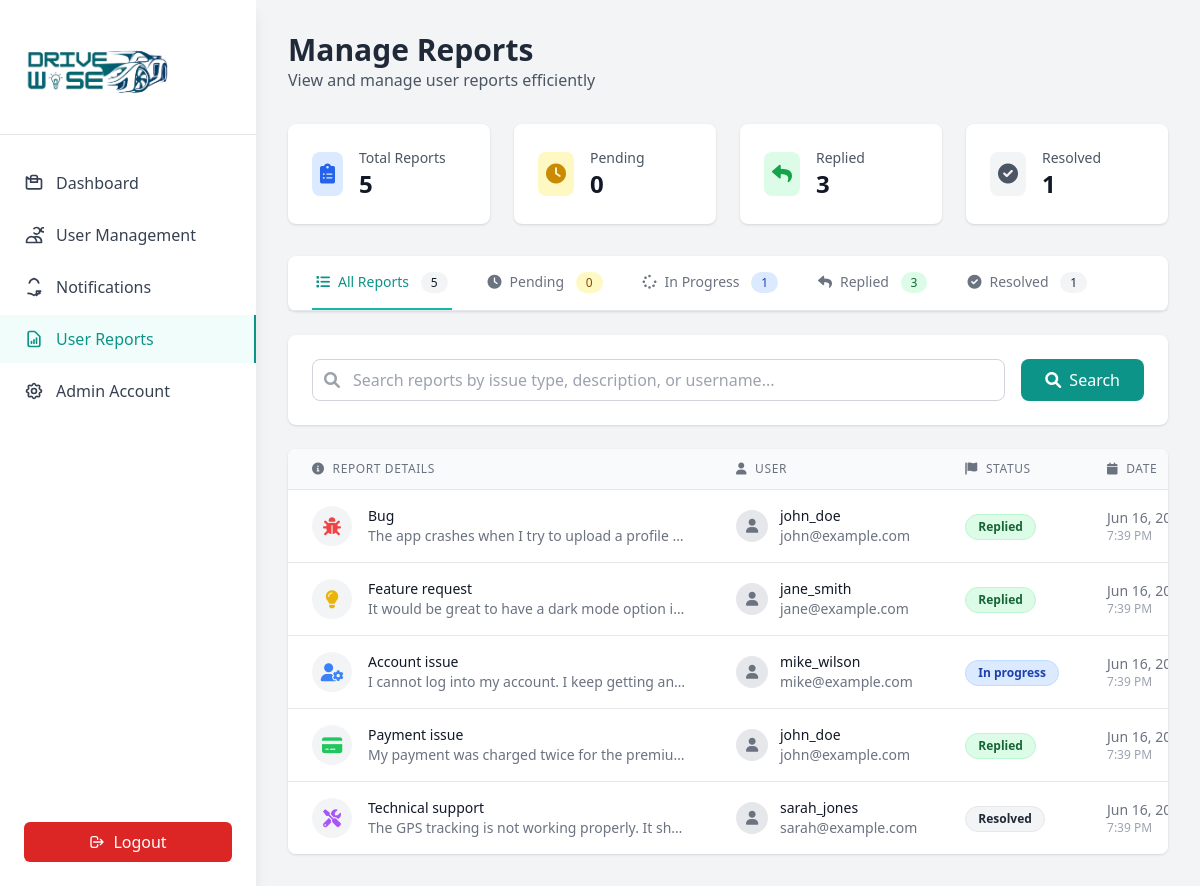
Page /reports.php (signed in) on the earlier database version.
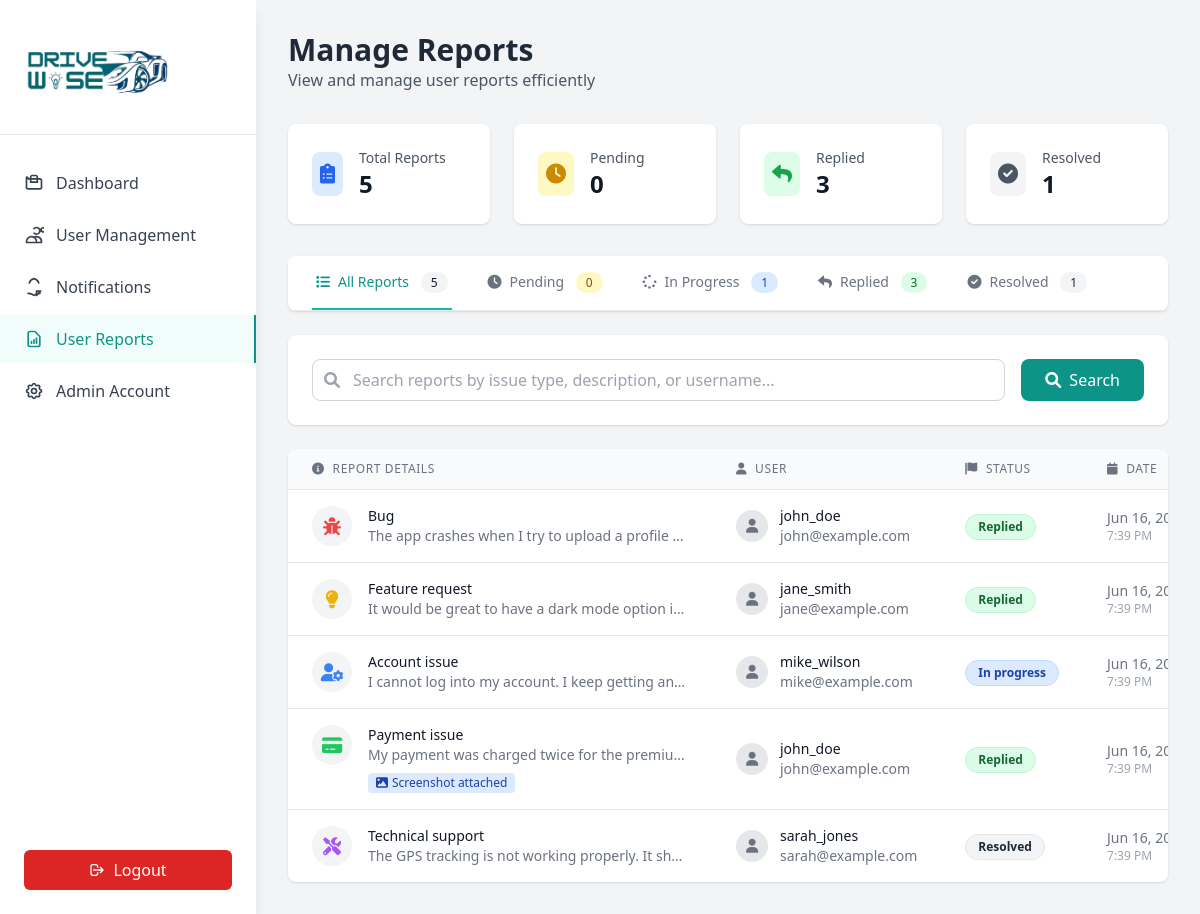
Same page on the later database version.
### tables this page shows
CREATE TABLE `reports` (
  `id` int(11) NOT NULL,
  `user_id` int(11) DEFAULT NULL,
  `issue_type` enum('bug','feature_request','account_issue','payment_issue','technical_support','other') NOT NULL,
  `description` text NOT NULL,
  `screenshot_path` varchar(255) DEFAULT NULL,
  `status` enum('pending','in_progress','replied','resolved') DEFAULT 'pending',
  `created_at` timestamp NOT NULL DEFAULT current_timestamp(),
  `updated_at` timestamp NOT NULL DEFAULT current_timestamp() ON UPDATE current_timestamp(),
  `notification_read` tinyint(1) DEFAULT 0,
  `notification_read_at` timestamp NULL DEFAULT NULL
);

CREATE TABLE `users` (
  `id` int(11) NOT NULL,
  `username` varchar(50) NOT NULL,
  `email` varchar(100) NOT NULL,
  `birthday` date DEFAULT NULL,
  `play_time` int(11) DEFAULT 0,
  `quizzes_passed` int(11) DEFAULT 0,
  `modules_done` int(11) DEFAULT 0,
  `points_earned` int(11) DEFAULT 0,
  `created_at` timestamp NOT NULL DEFAULT current_timestamp(),
  `updated_at` timestamp NOT NULL DEFAULT current_timestamp() ON UPDATE current_timestamp(),
  `notification_read` tinyint(1) DEFAULT 0,
  `notification_read_at` timestamp NULL DEFAULT NULL,
  `total_points` int(11) DEFAULT 0,
  `level` varchar(20) DEFAULT 'beginner'
);

### reports.php (the view, shortened to what the changed rows need)
<?php
require_once 'includes/auth.php';
$sql = "SELECT r.*, u.username, u.email
        FROM reports r
        LEFT JOIN users u ON r.user_id = u.id
        WHERE 1=1";
$params = [];
$sql .= " ORDER BY r.created_at DESC";
$stmt = $pdo->prepare($sql);
$stmt->execute($params);
$reports = $stmt->fetchAll();
?>
<!DOCTYPE html>
<html lang="en">
<head>
    <script src="https://cdn.tailwindcss.com"></script>
    <link href="https://cdnjs.cloudflare.com/ajax/libs/font-awesome/6.0.0/css/all.min.css" rel="stylesheet">
</head>
<body class="bg-gray-100">
    <div class="ml-64 p-8">
        <div class="mb-8">
            <h1 class="text-3xl font-bold text-gray-800">Manage Reports</h1>
        </div>
        <div class="bg-white rounded-lg shadow overflow-hidden">
            <?php if (empty($reports)): ?>
                <div class="p-12 text-center">
                    <div class="w-24 h-24 mx-auto mb-4 bg-gray-100 rounded-full flex items-center justify-center">
                        <i class="fas fa-inbox text-4xl text-gray-400"></i>
                    </div>
                    <h3 class="text-lg font-medium text-gray-900 mb-2">No reports found</h3>
                    <p class="text-gray-500">No reports match your current filters.</p>
                </div>
            <?php else: ?>
                <div class="overflow-x-auto">
                    <table class="min-w-full divide-y divide-gray-200">
                        <thead class="bg-gray-50">
                            <tr>
                                <th class="px-6 py-3 text-left text-xs font-medium text-gray-500 uppercase tracking-wider">
                                    <i class="fas fa-info-circle mr-2"></i>Report Details
                                </th>
                                <th class="px-6 py-3 text-left text-xs font-medium text-gray-500 uppercase tracking-wider">
                                    <i class="fas fa-user mr-2"></i>User
                                </th>
                                <th class="px-6 py-3 text-left text-xs font-medium text-gray-500 uppercase tracking-wider">
                                    <i class="fas fa-flag mr-2"></i>Status
                                </th>
                                <th class="px-6 py-3 text-left text-xs font-medium text-gray-500 uppercase tracking-wider">
                                    <i class="fas fa-calendar mr-2"></i>Date
                                </th>
                            </tr>
                        </thead>
                        <tbody class="bg-white divide-y divide-gray-200">
                            <?php foreach ($reports as $report): ?>
                                <tr class="hover:bg-gray-50 transition-colors">
                                    <td class="px-6 py-4">
                                        <div class="flex items-start">
                                            <div class="flex-shrink-0">
                                                <?php
                                                $iconClass = match($report['issue_type']) {
                                                    'bug' => 'fas fa-bug text-red-500',
                                                    'feature_request' => 'fas fa-lightbulb text-yellow-500',
                                                    'account_issue' => 'fas fa-user-cog text-blue-500',
                                                    'payment_issue' => 'fas fa-credit-card text-green-500',
                                                    'technical_support' => 'fas fa-tools text-purple-500',
                                                    default => 'fas fa-question-circle text-gray-500'
                                                };
                                                ?>
                                                <div class="w-10 h-10 rounded-full bg-gray-100 flex items-center justify-center">
                                                    <i class="<?php echo $iconClass; ?> text-lg"></i>
                                                </div>
                                            </div>
                                            <div class="ml-4">
                                                <div class="text-sm font-medium text-gray-900">
                                                    <?php echo ucfirst(str_replace('_', ' ', $report['issue_type'])); ?>
                                                </div>
                                                <div class="text-sm text-gray-500 max-w-xs truncate">
                                                    <?php echo htmlspecialchars($report['description']); ?>
                                                </div>
                                                <?php if ($report['screenshot_path']): ?>
                                                    <div class="mt-1">
                                                        <span class="inline-flex items-center px-2 py-0.5 rounded text-xs font-medium bg-blue-100 text-blue-800">
                                                            <i class="fas fa-image mr-1"></i>Screenshot attached
                                                        </span>
                                                    </div>
                                                <?php endif; ?>
                                            </div>
                                        </div>
                                    </td>
                                    <td class="px-6 py-4 whitespace-nowrap">
                                        <div class="flex items-center">
                                            <div class="w-8 h-8 bg-gray-200 rounded-full flex items-center justify-center">
                                                <i class="fas fa-user text-gray-500 text-sm"></i>
                                            </div>
                                            <div class="ml-3">
                                                <div class="text-sm font-medium text-gray-900"><?php echo htmlspecialchars($report['username'] ?? 'Unknown'); ?></div>
                                                <div class="text-sm text-gray-500"><?php echo htmlspecialchars($report['email'] ?? ''); ?></div>
                                            </div>
                                        </div>
                                    </td>
                                    <td class="px-6 py-4 whitespace-nowrap">
                                        <?php
                                        $statusClasses = [
                                            'pending' => 'bg-yellow-100 text-yellow-800 border-yellow-200',
                                            'in_progress' => 'bg-blue-100 text-blue-800 border-blue-200',
                                            'replied' => 'bg-green-100 text-green-800 border-green-200',
                                            'resolved' => 'bg-gray-100 text-gray-800 border-gray-200'
                                        ];
                                        $statusClass = $statusClasses[$report['status']] ?? 'bg-gray-100 text-gray-800 border-gray-200';
                                        ?>
                                        <span class="inline-flex px-3 py-1 text-xs font-semibold rounded-full border <?php echo $statusClass; ?>">
                                            <?php echo ucfirst(str_replace('_', ' ', $report['status'])); ?>
                                        </span>
                                    </td>
                                    <td class="px-6 py-4 whitespace-nowrap text-sm text-gray-500">
                                        <div class="flex flex-col">
                                            <span class="font-medium"><?php echo date('M j, Y', strtotime($report['created_at'])); ?></span>
                                            <span class="text-xs text-gray-400"><?php echo date('g:i A', strtotime($report['created_at'])); ?></span>
                                        </div>
                                    </td>
                                </tr>
                            <?php endforeach; ?>
                        </tbody>
                    </table>
                </div>
            <?php endif; ?>
        </div>
    </div>
</body>
</html>

Differences in the rows shown:
changed reports "Payment issue": now shows "Screenshot attached"
